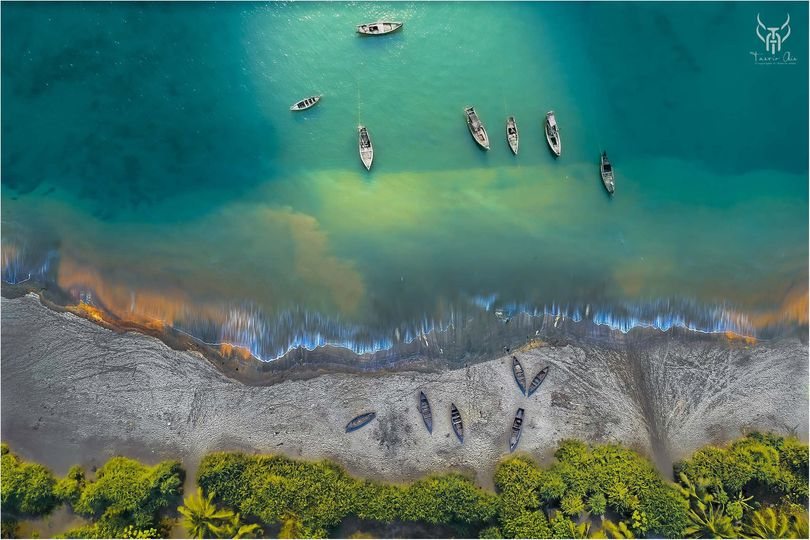
#> input picture ss.jpg, 810 x 540 px
$ python test.py
#> lines starting #> are read from the running program, lines starting #| are printed output that depends on the picture
import cv2
import numpy as np

img = cv2.imread("ss.jpg")
#> img is the input picture: shape (540, 810, 3); mean B, G, R 106, 117.6, 75.7
img = cv2.resize(img, (500, 300))
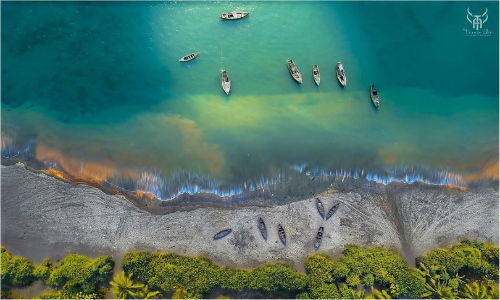
#> img: shape (300, 500, 3); mean B, G, R 106, 117.6, 75.7

cv2.imshow("main", img)

red, green, blue = cv2.split(img)
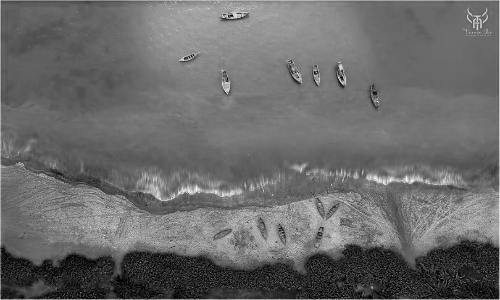
#> red: shape (300, 500); min 0, max 254, mean 106
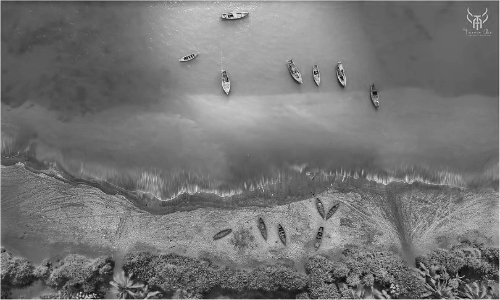
#> green: shape (300, 500); min 0, max 242, mean 117.6
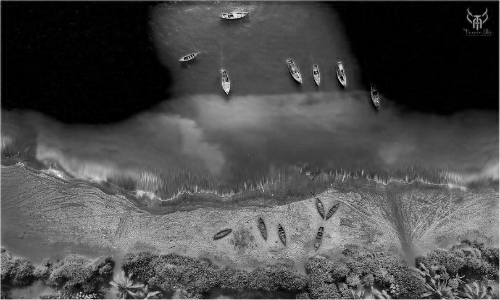
#> blue: shape (300, 500); min 0, max 247, mean 75.7

y, x = red.shape
#> y = 300; x = 500
r = np.zeros((y, x), dtype='uint8')
g = np.zeros((y, x), dtype='uint8')
b = np.zeros((y, x), dtype='uint8')

for i in range(0, y-1):
    for j in range(0, x-1):
        if red[i][j] < 32:
           r[i][j] = 32
        if red[i][j] < 64:
           r[i][j] = 64
        if red[i][j] < 96:
           r[i][j] = 96
        if red[i][j] < 128:
           r[i][j] = 128
        if red[i][j] < 160:
           r[i][j] = 160
        if red[i][j] < 192:
           r[i][j] = 192
        if red[i][j] < 224:
           r[i][j] = 226
        else:
            r[i][j] = 256


        if green[i][j] < 32:
           g[i][j] = 32
        if green[i][j] < 64:
           g[i][j] = 64
        if green[i][j] < 96:
           g[i][j] = 96
        if green[i][j] < 128:
           g[i][j] = 128
        if green[i][j] < 160:
           g[i][j] = 160
        if green[i][j] < 192:
           g[i][j] = 192
        if green[i][j] < 224:
           g[i][j] = 226
        else:
            g[i][j] = 256

        if blue[i][j] < 64:
           b[i][j] = 64
        if blue[i][j] < 128:
           b[i][j] = 128
        if blue[i][j] < 192:
           b[i][j] = 192
        else:
            b[i][j] = 256
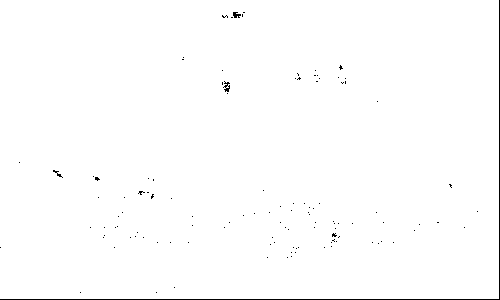
#> b: shape (300, 500); values 0 (black) and 192 (white), 99.3% white; black in thin lines or dots
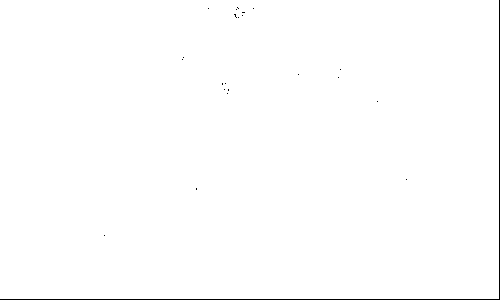
#> g: shape (300, 500); values 0 (black) and 226 (white), 99.4% white; black in thin lines or dots

bit_8 = cv2.merge((r, g, b))
#print(bit_8)

cv2.imshow("8bit color", bit_8)
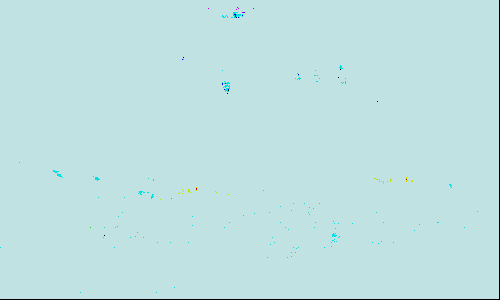
#> window '8bit color': shape (300, 500, 3); mean B, G, R 224.7, 224.7, 190.6
cv2.waitKey()
